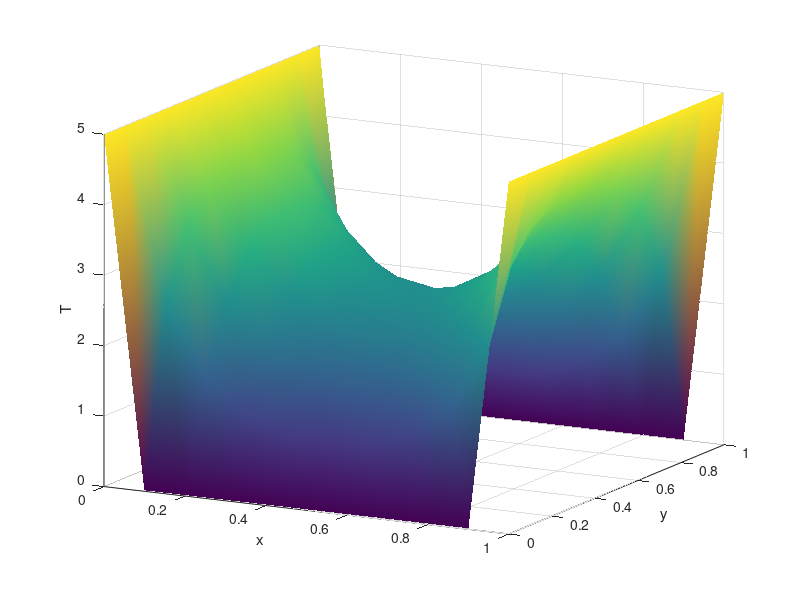
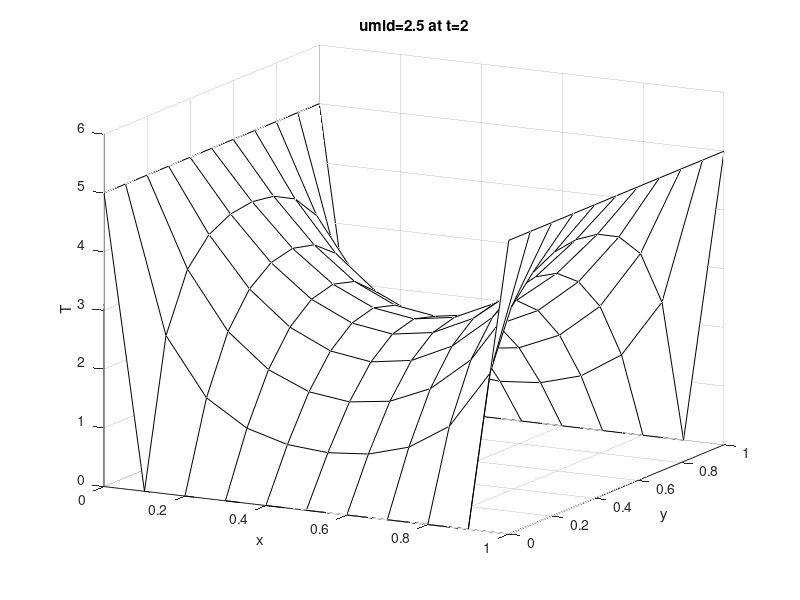

The MATLAB script that drew these images, in order:
% example m-file
% the note king_2008_diffusion2d_fdm_implicit.pdf accompanies this mfile
% martin king, 4 Sept 2008
%------------------------------
% solves 2D Diffusion Equation by Backward/Implicit Euler timestepping.
% du/dt=a(u_xx+u_yy) in domain [0,1]x[0,1]
% bc's: one side x=0, x=1: u=5. y=0, y=1: u=0. 
% ic: u=0.

clear all; close all;
format long;

a=1.; %the coefficient of diffusion

xmin=0.; xmax=1.0; ymin=0.; ymax=1.0;  % defining domain
dx=0.1; dy=0.1;  % grid spacing; this code will only work for dx=dy
x=[xmin:dx:xmax]; y=[ymin:dy:ymax];  % defining mesh
[X,Y]=meshgrid(x,y);  %X,Y are only used for plotting later
[nx,ny]=size(X);  % setting number of grid points

%where C=dt/dx^2, dt is timestep size
C=1.0; dt=C*dx.^2;

Thot=5.0; Tcold=0.;  % boundary values
wallhot=find(X==xmin|X==xmax);  % grid point indices for hot wall
wallcold=find(Y==ymin|Y==ymax);  % grid point indices for cold wall

u=zeros(nx,ny);  %declaring u
u(wallcold)=Tcold;u(wallhot)=Thot;  %boundary conditions
uinit=u;  %store initial u

tlast=2.;  %final time
ntsteps=ceil(tlast/dt);  %number of timesteps
dt=tlast/ntsteps;  %re-correct dt
C=dt./dx.^2;  %re-correct C

I = speye(nx-2); II=speye((nx-2)^2);% identity matrices
D = -a*dt*dx^(-2)*toeplitz([-2 1 zeros(1,nx-4)]);  % 1D Laplacian, see formula for Backward Euler
% 2D Laplacian; difficult to explain, but this is the MATLAB way to make this:
L = kron(I,D) + kron(D,I); 
B = II+L;

%forming the rhs (here, it's the 2D Laplacian of the b.c.'s) by taking DEL^2, 
%internal points must first be zero for this to work
rhsb=-a*dt*4*del2(uinit,dx,dy);
%the border of internal points in rhsb nicely forms the 2D Laplacian of b.c's
rhsb=rhsb(2:end-1,2:end-1);
%reshape rhs into a vector
rhsb=reshape(rhsb,(nx-2)*(ny-2),1);
%don't forget we have to change the sign, when we move terms from LHS to RHS
rhsb=-1.*rhsb;

rhs=rhsb+reshape(uinit(2:end-1,2:end-1),(nx-2)*(ny-2),1);
for istep=1:ntsteps  %time stepping
    utemp=B\rhs;  %all the above was done just to do this!
    rhs=utemp+rhsb;
%
% 'animation'
    if(mod(istep,2)==0.)
        figure(1)
        utemp=reshape(utemp,nx-2,ny-2);  %reshaping into a matrix
        u(2:end-1,2:end-1)=utemp;  %update internal points
        surf(X,Y,u); shading interp; view(28,16); drawnow;
        xlabel x, ylabel y, zlabel T;
    end
%
end

%
%plotting the last solution
        
        figure(2)
        mesh(X,Y,u), axis([xmin xmax ymin ymax 0. 6]), view(28,16);
        xlabel x, ylabel y, zlabel T;
        colormap(1e-6*[1 1 1]); 
        xmid=ceil(nx/2);ymid=ceil(ny/2);
        title(['umid=',num2str(u(xmid,ymid)),' at t=',num2str(istep*dt)]);
        umid=u(xmid,ymid)
%
%
        
    
    
    
    








